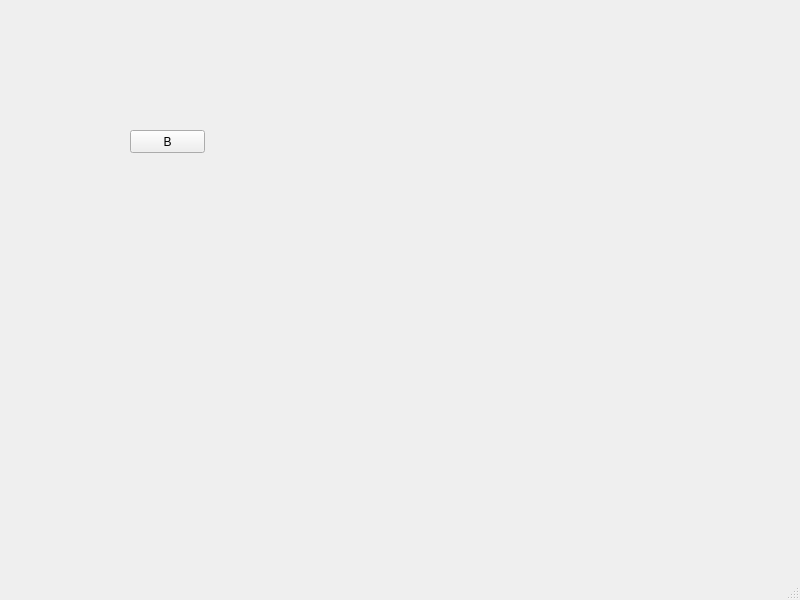
<?xml version="1.0" encoding="UTF-8"?>
<ui version="4.0">
 <class>BMainWindow</class>
 <widget class="QMainWindow" name="BMainWindow">
  <property name="geometry">
   <rect>
    <x>0</x>
    <y>0</y>
    <width>800</width>
    <height>600</height>
   </rect>
  </property>
  <property name="windowTitle">
   <string>MainWindow</string>
  </property>
  <widget class="QWidget" name="centralwidget">
   <widget class="QPushButton" name="pushButton">
    <property name="geometry">
     <rect>
      <x>130</x>
      <y>130</y>
      <width>75</width>
      <height>23</height>
     </rect>
    </property>
    <property name="text">
     <string>B</string>
    </property>
   </widget>
  </widget>
  <widget class="QMenuBar" name="menubar">
   <property name="geometry">
    <rect>
     <x>0</x>
     <y>0</y>
     <width>800</width>
     <height>23</height>
    </rect>
   </property>
  </widget>
  <widget class="QStatusBar" name="statusbar"/>
 </widget>
 <resources/>
 <connections/>
</ui>
